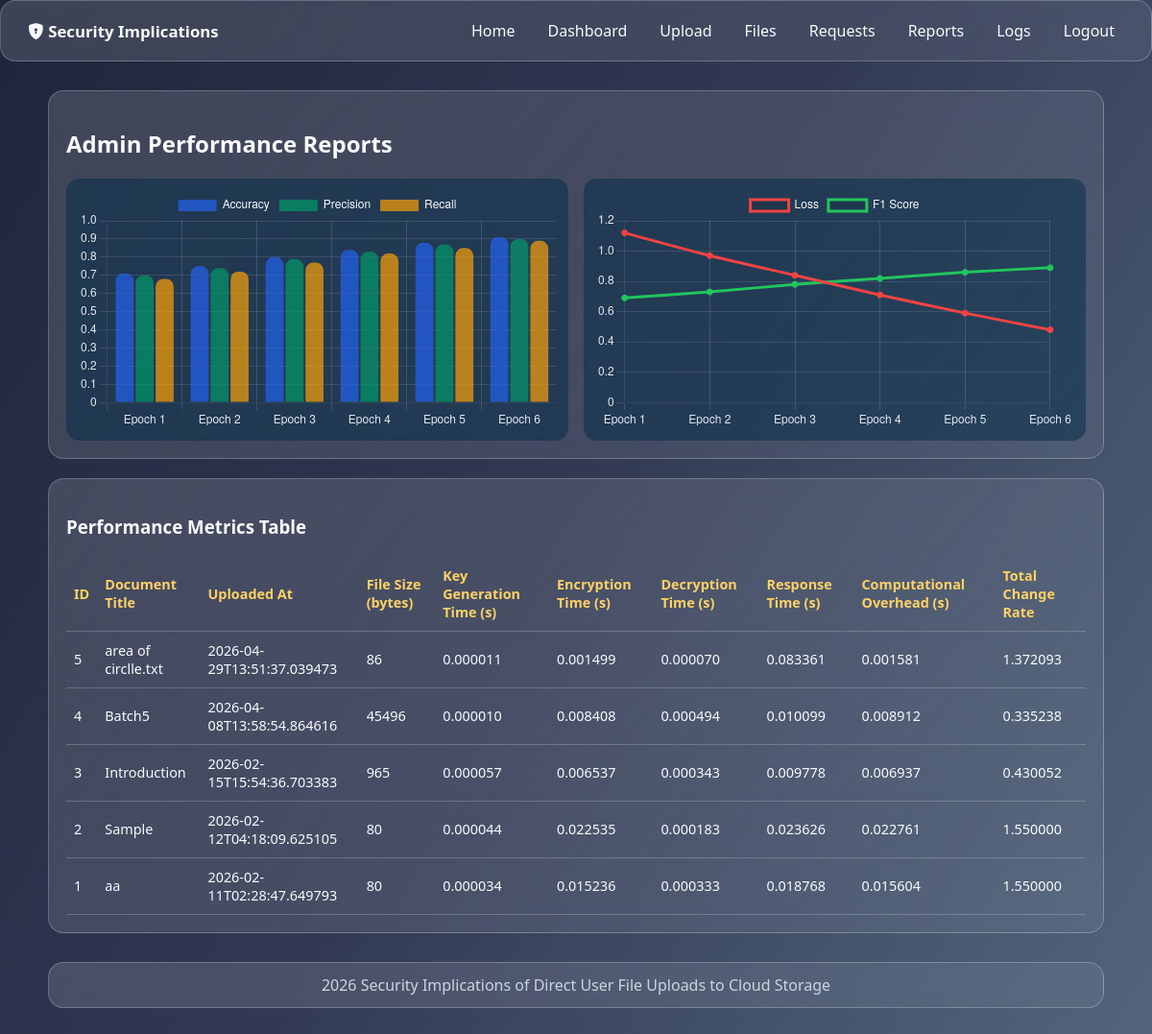
The page /admin/reports (signed in) on the database its author committed.
### tables this page shows
CREATE TABLE uploads (
    id INTEGER PRIMARY KEY AUTOINCREMENT,
    user_id INTEGER NOT NULL,
    document_title TEXT NOT NULL,
    original_filename TEXT NOT NULL,
    encrypted_path TEXT NOT NULL,
    file_hash TEXT NOT NULL,
    file_size INTEGER NOT NULL,
    aes_key TEXT NOT NULL,
    blockchain_tx_hash TEXT NOT NULL,
    uploaded_at TEXT NOT NULL,
    key_generation_time REAL NOT NULL,
    encryption_time REAL NOT NULL,
    decryption_time REAL NOT NULL,
    response_time REAL NOT NULL,
    computational_overhead REAL NOT NULL,
    total_change_rate REAL NOT NULL,
    FOREIGN KEY(user_id) REFERENCES users(id)
);

### app.py (the view)
@app.route("/admin/reports")
@login_required
@role_required("admin")
def admin_reports():
    db = get_db()
    metrics = db.execute("SELECT * FROM training_metrics ORDER BY epoch ASC").fetchall()
    perf = db.execute(
        """
        SELECT id, document_title, uploaded_at, file_size,
               key_generation_time, encryption_time, decryption_time,
               response_time, computational_overhead, total_change_rate
        FROM uploads
        ORDER BY id DESC
        """
    ).fetchall()
    return render_template("reports.html", metrics=metrics, perf=perf, page_title="Admin Performance Reports")

### app.py (called while the page is built)
def get_db():
    if "db" not in g:
        g.db = sqlite3.connect(DB_PATH)
        g.db.row_factory = sqlite3.Row
    return g.db

def login_required(view):
    @wraps(view)
    def wrapped(*args, **kwargs):
        if session.get("user_id") is None:
            return redirect(url_for("login"))
        return view(*args, **kwargs)
    return wrapped

def role_required(role):
    def decorator(view):
        @wraps(view)
        def wrapped(*args, **kwargs):
            if session.get("role") != role:
                flash("Access denied.", "danger")
                return redirect(url_for("dashboard"))
            return view(*args, **kwargs)
        return wrapped
    return decorator

@app.context_processor
def inject_now():
    return {"now_year": datetime.utcnow().year}

### templates/reports.html
{% extends "base.html" %}
{% block content %}
<section class="panel glass">
  <h2>{{ page_title }}</h2>
  <div class="chart-grid">
    <div class="chart-card"><canvas id="barChart"></canvas></div>
    <div class="chart-card"><canvas id="lineChart"></canvas></div>
  </div>
</section>
<section class="panel glass">
  <h3>Performance Metrics Table</h3>
  <table>
    <thead>
      <tr>
        <th>ID</th>
        <th>Document Title</th>
        <th>Uploaded At</th>
        <th>File Size (bytes)</th>
        <th>Key Generation Time (s)</th>
        <th>Encryption Time (s)</th>
        <th>Decryption Time (s)</th>
        <th>Response Time (s)</th>
        <th>Computational Overhead (s)</th>
        <th>Total Change Rate</th>
      </tr>
    </thead>
    <tbody>
      {% for row in perf %}
      <tr>
        <td>{{ row.id }}</td>
        <td>{{ row.document_title }}</td>
        <td>{{ row.uploaded_at }}</td>
        <td>{{ row.file_size }}</td>
        <td>{{ "%.6f"|format(row.key_generation_time) }}</td>
        <td>{{ "%.6f"|format(row.encryption_time) }}</td>
        <td>{{ "%.6f"|format(row.decryption_time) }}</td>
        <td>{{ "%.6f"|format(row.response_time) }}</td>
        <td>{{ "%.6f"|format(row.computational_overhead) }}</td>
        <td>{{ "%.6f"|format(row.total_change_rate) }}</td>
      </tr>
      {% endfor %}
    </tbody>
  </table>
</section>
{% endblock %}
{% block scripts %}
<script>
  const metricRows = [
    {% for m in metrics %}
      { epoch: {{ m.epoch }}, accuracy: {{ m.accuracy }}, loss: {{ m.loss }}, precision: {{ m.precision_score }}, recall: {{ m.recall_score }}, f1: {{ m.f1_score }} },
    {% endfor %}
  ];
  renderPerformanceCharts(metricRows);
</script>
{% endblock %}

### static/css/style.css (style rules this page uses)
:root { --bg-1: #0b132b; --bg-2: #1c2541; --bg-3: #3a506b; --accent: #5bc0be; --accent-2: #ffd166; --text: #f8fafc; --muted: #cbd5e1; }
* { box-sizing: border-box; }
body { margin: 0; min-height: 100vh; color: var(--text); font-family: "Segoe UI", Tahoma, Geneva, Verdana, sans-serif; background: linear-gradient(120deg, rgba(11, 19, 43, 0.92), rgba(28, 37, 65, 0.9), rgba(58, 80, 107, 0.88)), url("https://images.unsplash.com/photo-1558494949-ef010cbdcc31?auto=format&fit=crop&w=1600&q=80") center/cover fixed; }
.glass { background: linear-gradient(135deg, rgba(255, 255, 255, 0.14), rgba(255, 255, 255, 0.06)); border: 1px solid rgba(255, 255, 255, 0.24); backdrop-filter: blur(12px); border-radius: 16px; }
.card, .metric-card, .panel { padding: 18px; }
table { width: 100%; border-collapse: collapse; margin-top: 10px; font-size: 0.9rem; }
th, td { border-bottom: 1px solid rgba(255, 255, 255, 0.2); padding: 10px 8px; text-align: left; }
th { color: var(--accent-2); font-weight: 600; }
.chart-grid { display: grid; gap: 16px; grid-template-columns: repeat(auto-fit, minmax(280px, 1fr)); }
.chart-card { padding: 12px; background: rgba(8, 47, 73, 0.55); border-radius: 14px; }

### rows shown on the page
uploads: id "5", document_title "area of circlle.txt", uploaded_at "2026-04-29T13:51:37.039473", file_size "86", key_generation_time "0.000011", encryption_time "0.001499", decryption_time "0.000070", response_time "0.083361", computational_overhead "0.001581", total_change_rate "1.372093"
uploads: id "4", document_title "Batch5", uploaded_at "2026-04-08T13:58:54.864616", file_size "45496", key_generation_time "0.000010", encryption_time "0.008408", decryption_time "0.000494", response_time "0.010099", computational_overhead "0.008912", total_change_rate "0.335238"
uploads: id "3", document_title "Introduction", uploaded_at "2026-02-15T15:54:36.703383", file_size "965", key_generation_time "0.000057", encryption_time "0.006537", decryption_time "0.000343", response_time "0.009778", computational_overhead "0.006937", total_change_rate "0.430052"
uploads: id "2", document_title "Sample", uploaded_at "2026-02-12T04:18:09.625105", file_size "80", key_generation_time "0.000044", encryption_time "0.022535", decryption_time "0.000183", response_time "0.023626", computational_overhead "0.022761", total_change_rate "1.550000"
uploads: id "1", document_title "aa", uploaded_at "2026-02-11T02:28:47.649793", file_size "80", key_generation_time "0.000034", encryption_time "0.015236", decryption_time "0.000333", response_time "0.018768", computational_overhead "0.015604", total_change_rate "1.550000"

### other values the page prints
{{ page_title }} "Admin Performance Reports"
chart data {{ m.epoch }} 1, 2, 3, 4, 5, 6
chart data {{ m.accuracy }} 0.71, 0.75, 0.8, 0.84, 0.88, 0.91
chart data {{ m.loss }} 1.12, 0.97, 0.84, 0.71, 0.59, 0.48
chart data {{ m.precision_score }} 0.7, 0.74, 0.79, 0.83, 0.87, 0.9
